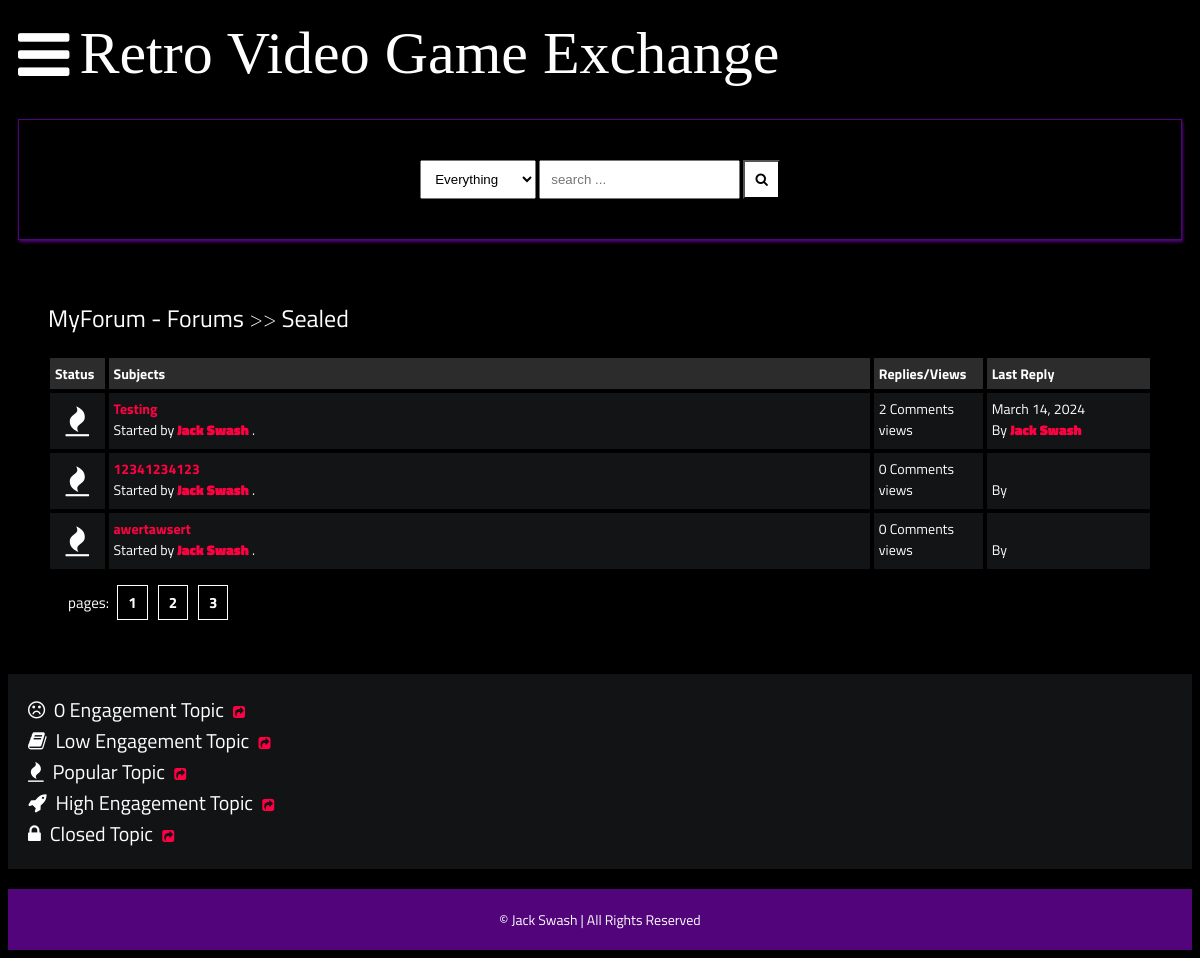
Page /posts/sealed/ on the committed database.
### main/models.py (models this page shows, shortened)
class Category(models.Model):
    title = models.CharField(max_length=50)
    slug = models.SlugField(max_length=400, unique=True, blank=True)
    description = models.TextField(default="description")
    class Meta:
        verbose_name_plural = "categories"
    def get_url(self):
        return reverse("posts", kwargs={
            "slug":self.slug
        })

class Post(models.Model):
    title = models.CharField(max_length=400)
    slug = models.SlugField(max_length=400, unique=True, blank=True)
    user = models.ForeignKey(Author, on_delete=models.CASCADE)
    content = HTMLField()
    categories = models.ManyToManyField(Category)
    date = models.DateTimeField(auto_now_add=True)
    approved = models.BooleanField(default=False)
    hit_count_generic = GenericRelation (HitCount, object_id_field='object_pk',
        related_query_name='hit_count_generic_relation'
    )
    tags = TaggableManager()
    comments = models.ManyToManyField(Comment, blank=True)
    def get_url(self):
        return reverse("detail", kwargs={
            "slug":self.slug
        })
    @property
    def num_comments(self):
        return self.comments.count()
    @property
    def last_reply(self):
        return self.comments.latest("date")

class Author(models.Model):
    user = models.ForeignKey(User, on_delete=models.CASCADE)
    fullname = models.CharField(max_length=40, blank=True)
    slug = models.SlugField(max_length=400, unique=True, blank=True)
    bio = HTMLField()
    points = models.IntegerField(default=0)
    profile_pic = ResizedImageField(size=[50,80], quality=100, upload_to="authors", default=None, null=True, blank=True)

class Comment(models.Model):
    user = models.ForeignKey(Author, on_delete=models.CASCADE)
    content = models.TextField()
    date = models.DateTimeField(auto_now_add=True)
    replies = models.ManyToManyField(Reply, blank=True)

### main/views.py (the view)
# urls.py: path("posts/<slug>/", posts, name="posts"),
def posts(request, slug):
    category = get_object_or_404(Category, slug=slug)
    posts = Post.objects.filter(approved=True, categories=category)
    paginator = Paginator(posts, 5)
    page = request.GET.get("page")
    try:
        posts = paginator.page(page)
    except PageNotAnInteger:
        posts = paginator.page(1)
    except EmptyPage:
        posts = paginator.page(paginator.num_pages)
    context = {
        "posts":posts,
        "forum": category,
    }
    return render(request, "posts.html", context)

### templates/posts.html
{% extends 'base.html' %}
{% load hitcount_tags %}
{% block content %}
    <div class="container">
        <div class="navigate">
            <span><a href="{% url 'home' %}">MyForum - Forums</a> >> <a href="{{forum.get_url}}">{{forum.title}}</a></span>
        </div>
        <div class="posts-table">
            <div class="table-head">
                <div class="status">Status</div>
                <div class="subjects">Subjects</div>
                <div class="replies">Replies/Views</div>
                <div class="last-reply">Last Reply</div>
            </div>
            {% for post in posts %}
            <div class="table-row">
                <div class="status"><i class="fa fa-fire"></i></div>
                <div class="subjects">
                    <a href="{{post.get_url}}">{{post.title}}</a>
                    <br>
                    <span>Started by <b><a href="">{{post.user.fullname|title}}</a></b> .</span>
                </div>
                <div class="replies">
                    {{post.num_comments}} Comments <br> {% get_hit_count for post %} views
                </div>
                <div class="last-reply">
                    {{post.last_reply.date|date}}
                    <br>By <b><a href="">{{post.last_reply.user.fullname|title}}</a></b>
                </div>
            </div>
            {% endfor%}
        </div>
            <div class="pagination">
                pages: <a href="">1</a><a href="">2</a><a href="">3</a>
            </div>
    </div>
    <div class="note">
        <span><i class="fa fa-frown-o"></i>&nbsp; 0 Engagement Topic</span>&nbsp;&nbsp;&nbsp;<a href=""><i class="fa fa-share-square"></i></a><br>
        <span><i class="fa fa-book"></i>&nbsp; Low Engagement Topic</span>&nbsp;&nbsp;&nbsp;<a href=""><i class="fa fa-share-square"></i></a><br>
        <span><i class="fa fa-fire"></i>&nbsp; Popular Topic</span>&nbsp;&nbsp;&nbsp;<a href=""><i class="fa fa-share-square"></i></a><br>
        <span><i class="fa fa-rocket"></i>&nbsp; High Engagement Topic</span>&nbsp;&nbsp;&nbsp;<a href=""><i class="fa fa-share-square"></i></a><br>
        <span><i class="fa fa-lock"></i>&nbsp; Closed Topic</span>&nbsp;&nbsp;&nbsp;<a href=""><i class="fa fa-share-square"></i></a><br>
    </div>
    {% endblock content %}

### static/style.css (style rules this page uses)
* { box-sizing: border-box; }
html { font-size: 14px; font-family: 'Titillium Web', sans-serif; background-color:rgb(0,0,0); color:#FEFEFE; }
a { color:#FF0042; font-weight: bolder; text-decoration: none; }
.container { margin: 20px; padding: 20px; }
.table-head { display: flex; }
.table-head div { padding: 5px; margin: 2px; background-color: #2C2C2C; font-weight: bold; }
.table-head .status { flex: 5%; }
.table-head .subjects { flex: 70%; }
.table-head .replies { flex: 10%; }
.table-head .last-reply { flex: 15%; }
.table-row { display: flex; }
.table-row .status, .table-row .subjects, .table-row .replies, .table-row .last-reply { padding: 5px; margin: 2px; background-color: #131415; }
.table-row .status { flex: 5%; font-size: 30px; text-align: center; }
.table-row .subjects { flex: 70%; }
.table-row .replies { flex: 10%; }
.table-row .last-reply { flex: 15%; }
.navigate { margin-block: 20px; font-weight: lighter; font-size: 24px; }
.navigate a { color: #fff; }
.pagination { padding: 20px; font-size: 15px; }
.pagination a { color: #fff; margin-inline: 5px; padding: 5px 10px; border: solid 0.5px #fff; }
.note { background-color:#111314; padding: 20px; display: block; }
.note span { font-size: 20px; margin-block: 5px; }

### rows in the picture
Category: title "Sealed"
Post: title "Testing", user.fullname "Jack Swash", num_comments "2", last_reply "March 14, 2024", last_reply.user.fullname "Jack Swash"
Post: title "12341234123", user.fullname "Jack Swash", num_comments "0"
Post: title "awertawsert", user.fullname "Jack Swash", num_comments "0"
